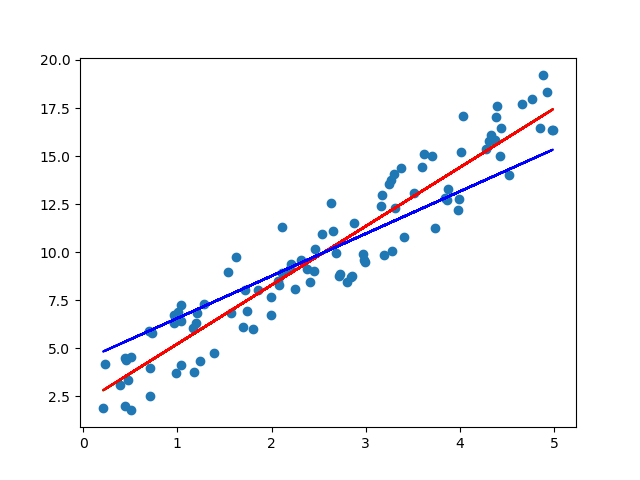

Recreate this plot in Python.
import matplotlib.pyplot as plt
import matplotlib as mpl
mpl.use("Agg")

from sklearn.linear_model import Ridge
from sklearn.linear_model import Lasso
from sklearn.linear_model import ElasticNet
import numpy as np

x = 5*np.random.rand(100,1)
y = 3*x + 5*np.random.rand(100,1)

# Ridge Regression
# Linear least squares with l2 regularization.
ridge_reg = Ridge(alpha=0.01)
ridge_reg.fit(x,y)

# Lasso Regression
# Linear Model trained with L1 prior as regularizer (aka the Lasso)
lasso_reg = Lasso(alpha=0.01)
lasso_reg.fit(x,y)

# Elastic Net Regression
# Linear regression with combined L1 and L2 priors as regularizer.
elastic_net =  ElasticNet(alpha=1.0)
elastic_net.fit(x,y)


ridge_y_pred = ridge_reg.predict(x)
lasso_y_pred = lasso_reg.predict(x)
elastic_y_pred = elastic_net.predict(x)


plt.scatter(x, y)

plt.plot(x,ridge_y_pred, color='green')
plt.plot(x,lasso_y_pred, color='red')
plt.plot(x,elastic_y_pred, color='blue')

plt.savefig("Intro to ML/Other Linear Models.png")